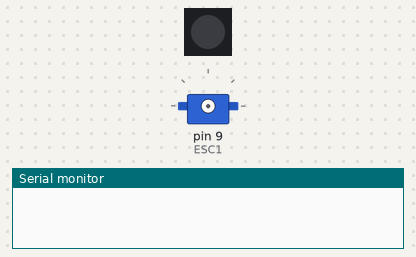
Recording of a sketch running on a simulated Arduino Mega 2560, built with avr-gcc and run on an emulated ATmega2560. On the bench: 1 RGB LEDs in strip order, left to right, servo, the last lines printed to the serial monitor. Dim RGB values are drawn brighter than linear.

Above: at 0.1 s.
At 10.1 s:
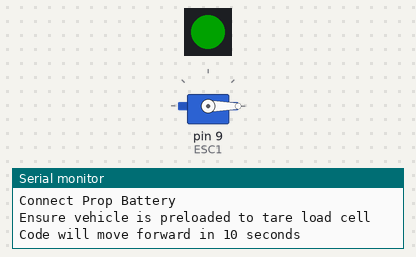
At 20.1 s:
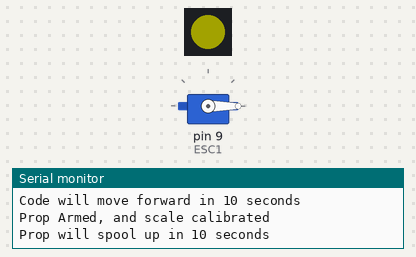
At 30.1 s:
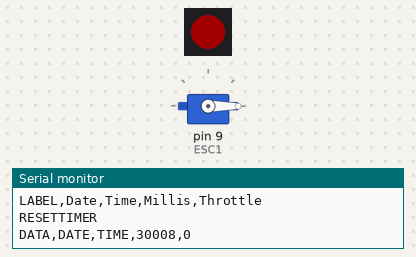
Timing chart, 0 to 36.5 s (numbered marks = the images above):
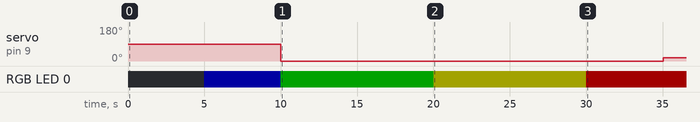

Measured:
- by itself, servo on pin 9 (ESC1): 90° → 0° at 10.0 s, → 18° 25.0 s later
- by itself, RGB LED 0: off → RGB(0, 0, 35) at 5.0 s, → RGB(0, 35, 0) 5.0 s later, → RGB(35, 35, 0) 10.0 s later, → RGB(35, 0, 0) 10.0 s later

The sketch:

thrust_stand_sound_rec_ops.ino
```cpp
#include <Servo.h>
#include <Adafruit_NeoPixel.h>

#define PIN 40 // On Trinket or Gemma, suggest changing this to 1
#define NUMPIXELS 1 // Popular NeoPixel ring size

Adafruit_NeoPixel pixels(NUMPIXELS, PIN, NEO_GRB + NEO_KHZ800);
Servo ESC1;

uint8_t dataPin  = 2;
uint8_t clockPin = 3;

unsigned long endTime = 0;

void setThrottle1(int throttle)
{
  throttle = map(throttle, 0, 100, 1000, 2000);
  ESC1.writeMicroseconds(throttle);
}

void throttleLoop(int throttle, int runTime)
{
  unsigned long startTime = millis();
  endTime = startTime;
  setThrottle1(throttle);
  while((endTime - startTime) <= runTime)
  {
    Serial.println( (String) "DATA,DATE,TIME," + millis() + "," + throttle );
    delay(100);
    endTime = millis();
  }
}

void setup()
{
  delay(5000);

  pixels.begin(); // INITIALIZE NeoPixel strip object (REQUIRED)
  pixels.clear(); // Set all pixel colors to 'off'
  pixels.setPixelColor(0, pixels.Color(0, 0, 35));
  pixels.show();   // Send the updated pixel colors to the hardware.

  delay(5000);

  Serial.begin(115200);
  Serial.println("Starting serial comms");

  ESC1.attach(9, 1000, 2000);

  setThrottle1(0); // Set throttle to 0%
  Serial.println("Throttle LOW");

  Serial.println("\nConnect Prop Battery");

  Serial.println("\nEnsure vehicle is preloaded to tare load cell");

  Serial.println("\nCode will move forward in 10 seconds");

  pixels.setPixelColor(0, pixels.Color(0, 35, 0));
  pixels.show(); // Send the updated pixel colors to the hardware.

  delay(10000);

  Serial.println("Prop Armed, and scale calibrated");

  pixels.setPixelColor(0, pixels.Color(35, 35, 0));
  pixels.show(); // Send the updated pixel colors to the hardware.

  Serial.println("\nProp will spool up in 10 seconds");
  delay(10000);

  pixels.setPixelColor(0, pixels.Color(35, 0, 0));
  pixels.show(); // Send the updated pixel colors to the hardware.

  Serial.println("CLEARDATA");
  Serial.println("LABEL,Date,Time,Millis,Throttle");
  Serial.println("RESETTIMER");
}

void loop()
{
  throttleLoop(0, 5000);
  throttleLoop(10, 5000);
  throttleLoop(100, 5000);
  throttleLoop(0, 10000);
  throttleLoop(15, 5000);
  throttleLoop(50, 5000);
  throttleLoop(0, 10000);
  throttleLoop(75, 5000);
  throttleLoop(100, 5000);
  throttleLoop(0, 100000);

}
```
